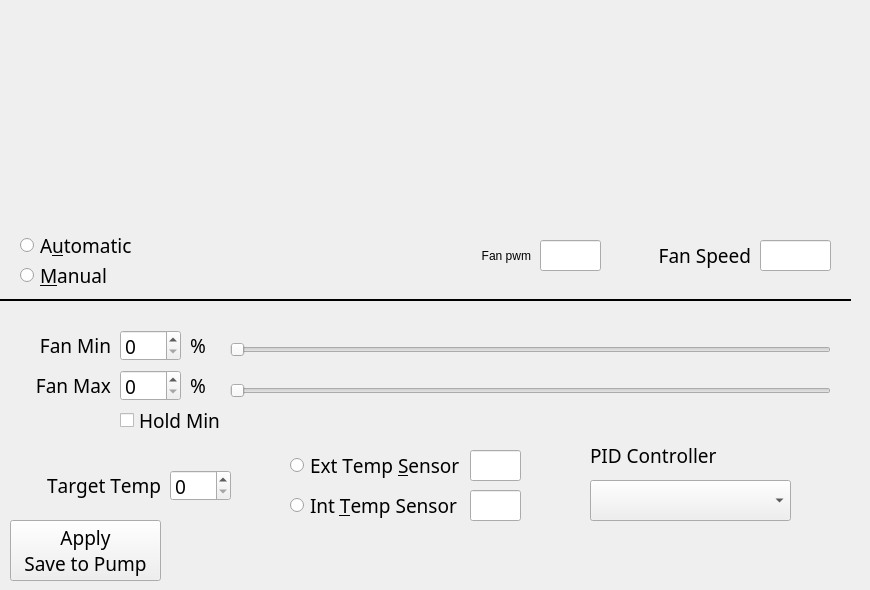
    <widget class="QWidget" name="page_3">
     <widget class="QRadioButton" name="radioButton_fans_auto">
      <property name="geometry">
       <rect>
        <x>20</x>
        <y>230</y>
        <width>161</width>
        <height>31</height>
       </rect>
      </property>
      <property name="font">
       <font>
        <family>Noto Sans</family>
        <pointsize>14</pointsize>
        <kerning>false</kerning>
       </font>
      </property>
      <property name="text">
       <string>A&amp;utomatic</string>
      </property>
     </widget>
     <widget class="QRadioButton" name="radioButton_fans_man">
      <property name="geometry">
       <rect>
        <x>20</x>
        <y>260</y>
        <width>161</width>
        <height>31</height>
       </rect>
      </property>
      <property name="font">
       <font>
        <family>Noto Sans</family>
        <pointsize>14</pointsize>
        <kerning>false</kerning>
       </font>
      </property>
      <property name="text">
       <string>&amp;Manual</string>
      </property>
     </widget>
     <widget class="QPushButton" name="pushButton_fans_save_to_pump">
      <property name="geometry">
       <rect>
        <x>10</x>
        <y>520</y>
        <width>151</width>
        <height>61</height>
       </rect>
      </property>
      <property name="font">
       <font>
        <family>Noto Sans</family>
        <pointsize>14</pointsize>
        <kerning>false</kerning>
       </font>
      </property>
      <property name="text">
       <string>Apply 
Save to Pump</string>
      </property>
      <property name="autoExclusive">
       <bool>false</bool>
      </property>
      <property name="autoDefault">
       <bool>false</bool>
      </property>
      <property name="flat">
       <bool>false</bool>
      </property>
     </widget>
     <widget class="QStackedWidget" name="stackedWidget_fans">
      <property name="geometry">
       <rect>
        <x>0</x>
        <y>320</y>
        <width>851</width>
        <height>201</height>
       </rect>
      </property>
      <property name="font">
       <font>
        <family>Noto Sans</family>
        <pointsize>14</pointsize>
        <kerning>false</kerning>
       </font>
      </property>
      <property name="frameShape">
       <enum>QFrame::Shape::NoFrame</enum>
      </property>
      <property name="currentIndex">
       <number>0</number>
      </property>
      <widget class="QWidget" name="page_fans_auto">
       <widget class="QSpinBox" name="spinBox_fans_auto_target_temp">
        <property name="geometry">
         <rect>
          <x>170</x>
          <y>150</y>
          <width>61</width>
          <height>31</height>
         </rect>
        </property>
        <property name="font">
         <font>
          <family>Noto Sans</family>
          <pointsize>14</pointsize>
          <kerning>false</kerning>
         </font>
        </property>
       </widget>
       <widget class="QLabel" name="label_28">
        <property name="geometry">
         <rect>
          <x>10</x>
          <y>150</y>
          <width>151</width>
          <height>31</height>
         </rect>
        </property>
        <property name="font">
         <font>
          <family>Noto Sans</family>
          <pointsize>14</pointsize>
          <kerning>false</kerning>
         </font>
        </property>
        <property name="text">
         <string>Target Temp</string>
        </property>
        <property name="alignment">
         <set>Qt::AlignmentFlag::AlignRight|Qt::AlignmentFlag::AlignTrailing|Qt::AlignmentFlag::AlignVCenter</set>
        </property>
       </widget>
       <widget class="QRadioButton" name="radioButton_fans_auto_int_temp">
        <property name="geometry">
         <rect>
          <x>290</x>
          <y>170</y>
          <width>171</width>
          <height>31</height>
         </rect>
        </property>
        <property name="font">
         <font>
          <family>Noto Sans</family>
          <pointsize>14</pointsize>
          <kerning>false</kerning>
         </font>
        </property>
        <property name="text">
         <string>Int &amp;Temp Sensor</string>
        </property>
       </widget>
       <widget class="QRadioButton" name="radioButton_fans_auto_ext_temp">
        <property name="geometry">
         <rect>
          <x>290</x>
          <y>130</y>
          <width>181</width>
          <height>31</height>
         </rect>
        </property>
        <property name="font">
         <font>
          <family>Noto Sans</family>
          <pointsize>14</pointsize>
          <kerning>false</kerning>
         </font>
        </property>
        <property name="text">
         <string>Ext Temp &amp;Sensor</string>
        </property>
       </widget>
       <widget class="QLabel" name="label_48">
        <property name="geometry">
         <rect>
          <x>30</x>
          <y>10</y>
          <width>81</width>
          <height>31</height>
         </rect>
        </property>
        <property name="font">
         <font>
          <family>Noto Sans</family>
          <pointsize>14</pointsize>
          <kerning>false</kerning>
         </font>
        </property>
        <property name="text">
         <string>Fan Min</string>
        </property>
        <property name="alignment">
         <set>Qt::AlignmentFlag::AlignRight|Qt::AlignmentFlag::AlignTrailing|Qt::AlignmentFlag::AlignVCenter</set>
        </property>
       </widget>
       <widget class="QLabel" name="label_49">
        <property name="geometry">
         <rect>
          <x>30</x>
          <y>50</y>
          <width>81</width>
          <height>31</height>
         </rect>
        </property>
        <property name="font">
         <font>
          <family>Noto Sans</family>
          <pointsize>14</pointsize>
          <kerning>false</kerning>
         </font>
        </property>
        <property name="text">
         <string>Fan Max</string>
        </property>
        <property name="alignment">
         <set>Qt::AlignmentFlag::AlignRight|Qt::AlignmentFlag::AlignTrailing|Qt::AlignmentFlag::AlignVCenter</set>
        </property>
       </widget>
       <widget class="QSpinBox" name="spinBox_fans_auto_fans_min_hz">
        <property name="geometry">
         <rect>
          <x>120</x>
          <y>10</y>
          <width>61</width>
          <height>31</height>
         </rect>
        </property>
        <property name="font">
         <font>
          <family>Noto Sans</family>
          <pointsize>14</pointsize>
          <kerning>false</kerning>
         </font>
        </property>
       </widget>
       <widget class="QSpinBox" name="spinBox_fans_auto_fans_max_hz">
        <property name="geometry">
         <rect>
          <x>120</x>
          <y>50</y>
          <width>61</width>
          <height>31</height>
         </rect>
        </property>
        <property name="font">
         <font>
          <family>Noto Sans</family>
          <pointsize>14</pointsize>
          <kerning>false</kerning>
         </font>
        </property>
       </widget>
       <widget class="QCheckBox" name="checkBox_fans_auto_hold_min">
        <property name="geometry">
         <rect>
          <x>120</x>
          <y>90</y>
          <width>171</width>
          <height>20</height>
         </rect>
        </property>
        <property name="font">
         <font>
          <family>Noto Sans</family>
          <pointsize>14</pointsize>
          <kerning>false</kerning>
         </font>
        </property>
        <property name="text">
         <string>Hold Min</string>
        </property>
       </widget>
       <widget class="QLabel" name="label_50">
        <property name="geometry">
         <rect>
          <x>190</x>
          <y>10</y>
          <width>51</width>
          <height>31</height>
         </rect>
        </property>
        <property name="font">
         <font>
          <family>Noto Sans</family>
          <pointsize>14</pointsize>
          <kerning>false</kerning>
         </font>
        </property>
        <property name="text">
         <string>%</string>
        </property>
       </widget>
       <widget class="QLabel" name="label_51">
        <property name="geometry">
         <rect>
          <x>190</x>
          <y>50</y>
          <width>41</width>
          <height>31</height>
         </rect>
        </property>
        <property name="font">
         <font>
          <family>Noto Sans</family>
          <pointsize>14</pointsize>
          <kerning>false</kerning>
         </font>
        </property>
        <property name="text">
         <string>%</string>
        </property>
       </widget>
       <widget class="QSlider" name="horizontalSlider_fans_auto_min">
        <property name="geometry">
         <rect>
          <x>230</x>
          <y>19</y>
          <width>601</width>
          <height>21</height>
         </rect>
        </property>
        <property name="font">
         <font>
          <family>Noto Sans</family>
          <pointsize>14</pointsize>
          <kerning>false</kerning>
         </font>
        </property>
        <property name="orientation">
         <enum>Qt::Orientation::Horizontal</enum>
        </property>
       </widget>
       <widget class="QSlider" name="horizontalSlider_fans_auto_max">
        <property name="geometry">
         <rect>
          <x>230</x>
          <y>60</y>
          <width>601</width>
          <height>21</height>
         </rect>
        </property>
        <property name="font">
         <font>
          <family>Noto Sans</family>
          <pointsize>14</pointsize>
          <kerning>false</kerning>
         </font>
        </property>
        <property name="orientation">
         <enum>Qt::Orientation::Horizontal</enum>
        </property>
       </widget>
       <widget class="QLabel" name="label_52">
        <property name="geometry">
         <rect>
          <x>590</x>
          <y>120</y>
          <width>161</width>
          <height>31</height>
         </rect>
        </property>
        <property name="font">
         <font>
          <family>Noto Sans</family>
          <pointsize>14</pointsize>
          <kerning>false</kerning>
         </font>
        </property>
        <property name="text">
         <string>PID Controller</string>
        </property>
        <property name="alignment">
         <set>Qt::AlignmentFlag::AlignLeading|Qt::AlignmentFlag::AlignLeft|Qt::AlignmentFlag::AlignVCenter</set>
        </property>
       </widget>
       <widget class="QComboBox" name="comboBox_fans_pid">
        <property name="enabled">
         <bool>true</bool>
        </property>
        <property name="geometry">
         <rect>
          <x>590</x>
          <y>160</y>
          <width>201</width>
          <height>41</height>
         </rect>
        </property>
        <property name="font">
         <font>
          <family>Noto Sans</family>
          <pointsize>14</pointsize>
          <kerning>false</kerning>
         </font>
        </property>
        <property name="currentText">
         <string notr="true"/>
        </property>
        <property name="currentIndex">
         <number>-1</number>
        </property>
        <property name="insertPolicy">
         <enum>QComboBox::InsertPolicy::InsertAlphabetically</enum>
        </property>
        <property name="sizeAdjustPolicy">
         <enum>QComboBox::SizeAdjustPolicy::AdjustToMinimumContentsLengthWithIcon</enum>
        </property>
        <property name="placeholderText">
         <string>work in progress</string>
        </property>
        <property name="frame">
         <bool>true</bool>
        </property>
        <item>
         <property name="text">
          <string>1</string>
         </property>
        </item>
        <item>
         <property name="text">
          <string>2</string>
         </property>
        </item>
        <item>
         <property name="text">
          <string>3</string>
         </property>
        </item>
       </widget>
       <widget class="QLineEdit" name="lineEdit_fans_auto_temp_int">
        <property name="geometry">
         <rect>
          <x>470</x>
          <y>170</y>
          <width>51</width>
          <height>31</height>
         </rect>
        </property>
        <property name="font">
         <font>
          <family>Noto Sans</family>
          <pointsize>14</pointsize>
          <kerning>false</kerning>
         </font>
        </property>
       </widget>
       <widget class="QLineEdit" name="lineEdit_fans_auto_temp_ext">
        <property name="geometry">
         <rect>
          <x>470</x>
          <y>130</y>
          <width>51</width>
          <height>31</height>
         </rect>
        </property>
        <property name="font">
         <font>
          <family>Noto Sans</family>
          <pointsize>14</pointsize>
          <kerning>false</kerning>
         </font>
        </property>
       </widget>
      </widget>
      <widget class="QWidget" name="page_fans_manual">
       <widget class="QSpinBox" name="spinBox_fans_man">
        <property name="geometry">
         <rect>
          <x>120</x>
          <y>10</y>
          <width>61</width>
          <height>31</height>
         </rect>
        </property>
       </widget>
       <widget class="QLabel" name="label_64">
        <property name="geometry">
         <rect>
          <x>40</x>
          <y>10</y>
          <width>71</width>
          <height>31</height>
         </rect>
        </property>
        <property name="text">
         <string>Fan</string>
        </property>
        <property name="alignment">
         <set>Qt::AlignmentFlag::AlignRight|Qt::AlignmentFlag::AlignTrailing|Qt::AlignmentFlag::AlignVCenter</set>
        </property>
       </widget>
       <widget class="QLabel" name="label_65">
        <property name="geometry">
         <rect>
          <x>190</x>
          <y>10</y>
          <width>31</width>
          <height>31</height>
         </rect>
        </property>
        <property name="text">
         <string>%</string>
        </property>
       </widget>
       <widget class="QSlider" name="horizontalSlider_fans_man">
        <property name="geometry">
         <rect>
          <x>230</x>
          <y>19</y>
          <width>601</width>
          <height>21</height>
         </rect>
        </property>
        <property name="orientation">
         <enum>Qt::Orientation::Horizontal</enum>
        </property>
       </widget>
      </widget>
     </widget>
     <widget class="Line" name="line_3">
      <property name="geometry">
       <rect>
        <x>-10</x>
        <y>285</y>
        <width>861</width>
        <height>31</height>
       </rect>
      </property>
      <property name="font">
       <font>
        <family>Noto Sans</family>
        <pointsize>14</pointsize>
        <kerning>false</kerning>
       </font>
      </property>
      <property name="frameShadow">
       <enum>QFrame::Shadow::Plain</enum>
      </property>
      <property name="lineWidth">
       <number>2</number>
      </property>
      <property name="midLineWidth">
       <number>0</number>
      </property>
      <property name="orientation">
       <enum>Qt::Orientation::Horizontal</enum>
      </property>
     </widget>
     <widget class="QLineEdit" name="lineEdit_fans_fan_speed">
      <property name="geometry">
       <rect>
        <x>760</x>
        <y>240</y>
        <width>71</width>
        <height>31</height>
       </rect>
      </property>
      <property name="font">
       <font>
        <family>Noto Sans</family>
        <pointsize>14</pointsize>
        <kerning>false</kerning>
       </font>
      </property>
      <property name="readOnly">
       <bool>true</bool>
      </property>
     </widget>
     <widget class="QLabel" name="label_66">
      <property name="geometry">
       <rect>
        <x>620</x>
        <y>240</y>
        <width>131</width>
        <height>31</height>
       </rect>
      </property>
      <property name="font">
       <font>
        <family>Noto Sans</family>
        <pointsize>14</pointsize>
        <kerning>false</kerning>
       </font>
      </property>
      <property name="text">
       <string>Fan Speed</string>
      </property>
      <property name="alignment">
       <set>Qt::AlignmentFlag::AlignRight|Qt::AlignmentFlag::AlignTrailing|Qt::AlignmentFlag::AlignVCenter</set>
      </property>
     </widget>
     <widget class="QLineEdit" name="lineEdit_fans_pwm_graph">
      <property name="geometry">
       <rect>
        <x>540</x>
        <y>240</y>
        <width>61</width>
        <height>31</height>
       </rect>
      </property>
     </widget>
     <widget class="QLabel" name="label_29">
      <property name="geometry">
       <rect>
        <x>420</x>
        <y>240</y>
        <width>111</width>
        <height>31</height>
       </rect>
      </property>
      <property name="text">
       <string>Fan pwm</string>
      </property>
      <property name="alignment">
       <set>Qt::AlignmentFlag::AlignRight|Qt::AlignmentFlag::AlignTrailing|Qt::AlignmentFlag::AlignVCenter</set>
      </property>
     </widget>
     <widget class="PlotWidget" name="plotWidget_fans" native="true">
      <property name="geometry">
       <rect>
        <x>30</x>
        <y>30</y>
        <width>801</width>
        <height>191</height>
       </rect>
      </property>
     </widget>
    </widget>
